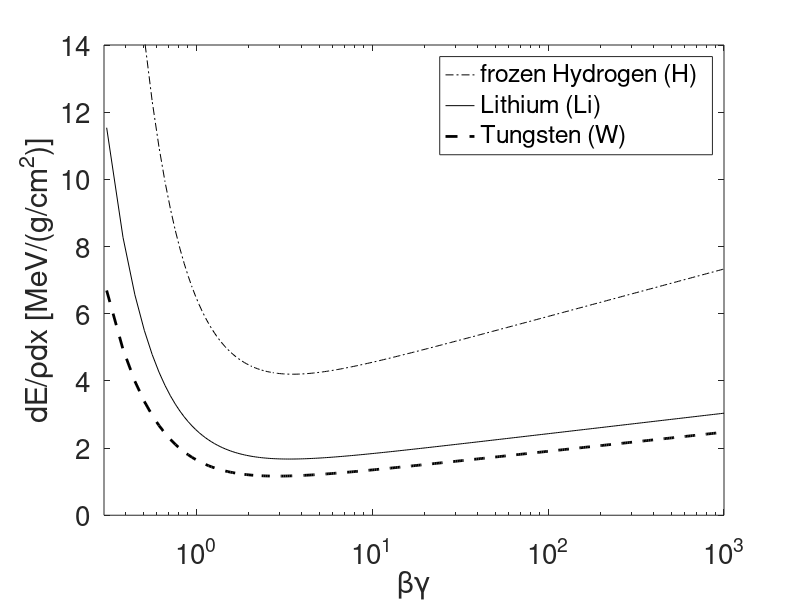

This figure's MATLAB source:
% bethebloch.m, V. Ziemann, 240829
clear; close all
me=0.511;                        % electron mass in MeV
gamma=logspace(0.02,3,300);      % range of energies
beta=sqrt(1-1./gamma.^2);        % speed beta=v/c
bg=beta.*gamma;                  
Wmax=2*me*beta.^2.*gamma.^2;     % max kinetic energy of electron
Z=1;                             % proton beam

%.....................Lithium
rho =0.534;       % g/cm^3
Zt=3;             % number of electrons
At=6.94;          % mass number of atom 
II=16e-6*Zt^0.9;  % ionization energy in MeV
dEdxLi=0.307.*Z.^2*(Zt./At).*(1./beta.^2).*(log(Wmax./II)-beta.^2);%.*rho;

%.....................frozen Hydrogen (Pellet target)
rho =0.0708;      % g/cm^3
Zt=1;             % number of electrons
At=1;             % mass number of atom 
II=16e-6*Zt^0.9;  % ionization energy in MeV
dEdxH=0.307.*Z.^2*(Zt./At).*(1./beta.^2).*(log(Wmax./II)-beta.^2);%.*rho;

%.....................Tungsten or Wolfram
rho =19.3;        % g/cm^3
Zt=74;            % number of electrons
At=183.84;        % mass number of atom 
II=16e-6*Zt^0.9;  % ionization energy in MeV
dEdxW=0.307.*Z.^2*(Zt./At).*(1./beta.^2).*(log(Wmax./II)-beta.^2);%.*rho;

%....................Water
Zt=10;    % H2O has 8+2=10 electrons 
At=18;    % Atomic mass of Oxygen and two hydrogen atoms
rho=1;    % density of water
%.........................

semilogx(bg,dEdxH,'k-.',bg,dEdxLi,'k',bg,dEdxW,'k--','LineWidth',2)
xlim([0.3,1000]); ylim([0,14]);
xlabel('\beta\gamma'); ylabel('dE/\rhodx [MeV/(g/cm^2)]')
legend('frozen Hydrogen (H)','Lithium (Li)','Tungsten (W)')
set(gca,'FontSize',20)
